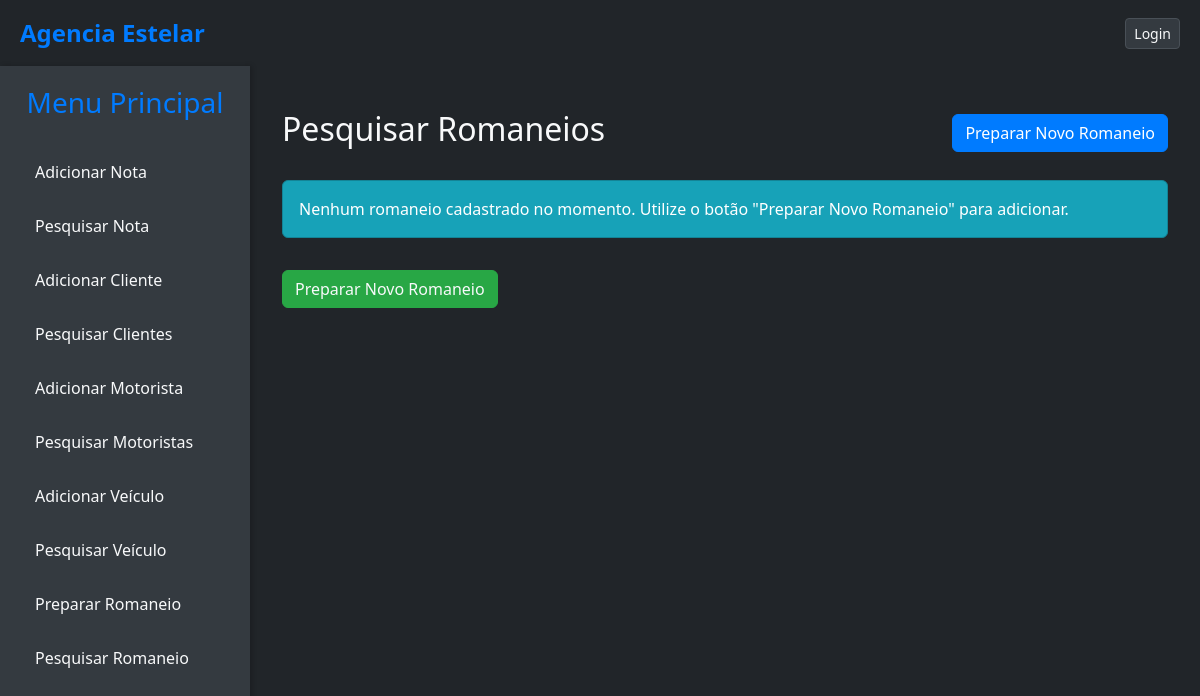
The page /notas/romaneios/ on the database as committed earlier.
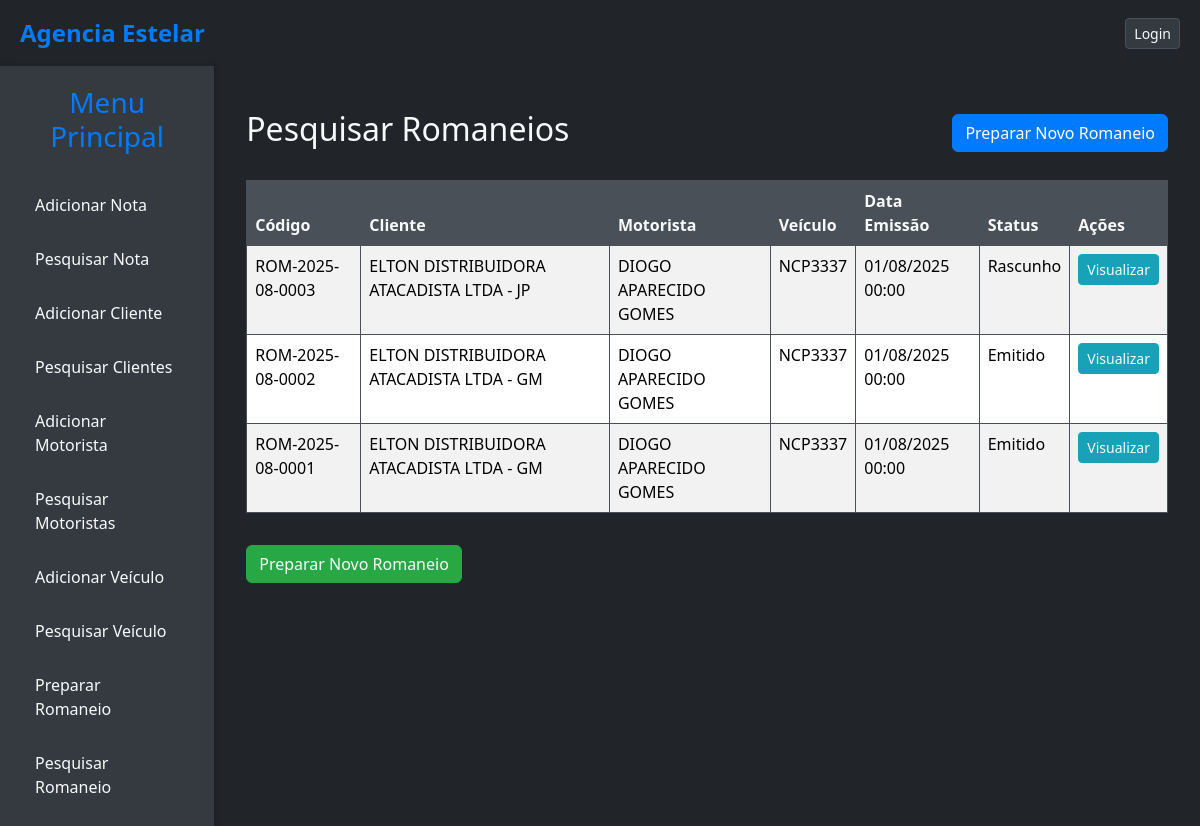
The same page on the database as committed later.
### notas/models.py (models this page shows, shortened)
class RomaneioViagem(models.Model):
    codigo = models.CharField(max_length=20, unique=True, verbose_name="Código do Romaneio")
    STATUS_ROMANEIO_CHOICES = [
        ('Rascunho', 'Rascunho'),
        ('Emitido', 'Emitido'),
    ]
    status = models.CharField(max_length=10, choices=STATUS_ROMANEIO_CHOICES, default='Rascunho', verbose_name="Status do Romaneio")
    cliente = models.ForeignKey(
        Cliente,
        on_delete=models.PROTECT,
        related_name='romaneios_cliente',
        verbose_name="Cliente"
    )
    veiculo = models.ForeignKey(
        Veiculo,
        on_delete=models.PROTECT,
        related_name='romaneios_veiculo',
        verbose_name="Unidade de Veículo"
    )
    motorista = models.ForeignKey(
        Motorista,
        on_delete=models.PROTECT,
        related_name='romaneios_motorista',
        verbose_name="Motorista"
    )
    notas_fiscais = models.ManyToManyField(
        NotaFiscal,
        related_name='romaneios_vinculados',
        blank=True,
        verbose_name="Notas Fiscais"
    )
    data_emissao = models.DateTimeField(default=timezone.now, verbose_name="Data de Emissão")
    observacoes = models.TextField(blank=True, null=True, verbose_name="Observações")
    class Meta:
        verbose_name = "Romaneio de Viagem"
        verbose_name_plural = "Romaneios de Viagem"
        ordering = ['-data_emissao', 'codigo']

class Cliente(models.Model):
    razao_social = models.CharField(max_length=255, unique=True, verbose_name="Razão Social") # Adicionado unique=True
    cnpj = models.CharField(max_length=18, unique=True, blank=True, null=True, verbose_name="CNPJ")
    nome_fantasia = models.CharField(max_length=255, blank=True, null=True, verbose_name="Nome Fantasia")
    inscricao_estadual = models.CharField(max_length=20, blank=True, null=True, verbose_name="Inscrição Estadual")
    endereco = models.CharField(max_length=255, blank=True, null=True, verbose_name="Endereço")
    numero = models.CharField(max_length=10, blank=True, null=True, verbose_name="Número")
    complemento = models.CharField(max_length=255, blank=True, null=True, verbose_name="Complemento")
    bairro = models.CharField(max_length=100, blank=True, null=True, verbose_name="Bairro")
    cidade = models.CharField(max_length=100, blank=True, null=True, verbose_name="Cidade")
    estado = models.CharField(max_length=2, blank=True, null=True, verbose_name="Estado (UF)")
    cep = models.CharField(max_length=9, blank=True, null=True, verbose_name="CEP")
    telefone = models.CharField(max_length=20, blank=True, null=True, verbose_name="Telefone")
    email = models.EmailField(blank=True, null=True, verbose_name="Email")
    STATUS_CHOICES = [
        ('Ativo', 'Ativo'),
        ('Inativo', 'Inativo'),
    ]
    status = models.CharField(max_length=10, choices=STATUS_CHOICES, default='Ativo', verbose_name="Status")
    class Meta:
        verbose_name = "Cliente"
        verbose_name_plural = "Clientes"
        ordering = ['razao_social']

class Motorista(models.Model):
    nome = models.CharField(max_length=255, verbose_name="Nome Completo")
    cpf = models.CharField(max_length=14, unique=True, verbose_name="CPF") # Ex: 000.000.000-00
    cnh = models.CharField(max_length=11, unique=True, blank=True, null=True, verbose_name="CNH")
    codigo_seguranca = models.CharField(max_length=10, blank=True, null=True, verbose_name="Código de Segurança CNH")
    vencimento_cnh = models.DateField(blank=True, null=True, verbose_name="Vencimento CNH")
    uf_emissao_cnh = models.CharField(max_length=2, blank=True, null=True, verbose_name="UF Emissão CNH")
    telefone = models.CharField(max_length=20, blank=True, null=True, verbose_name="Telefone")
    endereco = models.CharField(max_length=255, blank=True, null=True, verbose_name="Endereço")
    numero = models.CharField(max_length=10, blank=True, null=True, verbose_name="Número")
    bairro = models.CharField(max_length=100, blank=True, null=True, verbose_name="Bairro")
    cidade = models.CharField(max_length=100, blank=True, null=True, verbose_name="Cidade")
    estado = models.CharField(max_length=2, blank=True, null=True, verbose_name="Estado (UF)")
    cep = models.CharField(max_length=9, blank=True, null=True, verbose_name="CEP")
    data_nascimento = models.DateField(blank=True, null=True, verbose_name="Data de Nascimento")
    numero_consulta = models.CharField(max_length=50, blank=True, null=True, verbose_name="Número da Última Consulta")
    TIPO_COMPOSICAO_MOTORISTA_CHOICES = [
        ('Simples', 'Simples (Carro/Van/Truck)'),
        ('Carreta', 'Carreta (Caminhão Trator + 1 Reboque/Semi-reboque)'),
        ('Bi-trem', 'Bi-trem (Caminhão Trator + 2 Reboques/Semi-reboques)'),
    ]
    tipo_composicao_motorista = models.CharField(
        max_length=50,
        choices=TIPO_COMPOSICAO_MOTORISTA_CHOICES,
        default='Simples',
        verbose_name="Tipo de Composição que Dirige"
    )
    veiculo_principal = models.ForeignKey( # Caminhão Trator, Carro ou Van
        'Veiculo',
        on_delete=models.SET_NULL,
        blank=True,
        null=True,
        related_name='motoristas_veiculo_principal',
        verbose_name="Veículo Principal (Placa 1)"
    )
    reboque_1 = models.ForeignKey( # Primeiro Reboque/Semi-reboque (se Carreta ou Bi-trem)
        'Veiculo',
        on_delete=models.SET_NULL,
        blank=True,
        null=True,
        related_name='motoristas_reboque_1',
        verbose_name="Reboque 1 (Placa 2)"
    )
    reboque_2 = models.ForeignKey( # Segundo Reboque/Semi-reboque (se Bi-trem)
        'Veiculo',
        on_delete=models.SET_NULL,
        blank=True,
        null=True,
        related_name='motoristas_reboque_2',
        verbose_name="Reboque 2 (Placa 3)"
    )
    class Meta:
        verbose_name = "Motorista"
        verbose_name_plural = "Motoristas"
        ordering = ['nome']

class Veiculo(models.Model):
    TIPO_UNIDADE_CHOICES = [
        ('Carro', 'Carro'),
        ('Van', 'Van'),
        ('Truck', 'Caminhão Trator'),
        ('Reboque', 'Reboque'),
        ('Semi-reboque', 'Semi-reboque'),
    ]
    tipo_unidade = models.CharField(
        max_length=50,
        choices=TIPO_UNIDADE_CHOICES,
        default='Truck',
        verbose_name="Tipo da Unidade de Veículo"
    )
    placa = models.CharField(max_length=7, unique=True, verbose_name="Placa") # Max_length ajustado para 7 (Mercosul)
    pais = models.CharField(max_length=50, default='Brasil', verbose_name="País")
    estado = models.CharField(max_length=2, blank=True, null=True, verbose_name="Estado (UF)")
    cidade = models.CharField(max_length=100, blank=True, null=True, verbose_name="Cidade")
    chassi = models.CharField(max_length=17, unique=True, blank=True, null=True, verbose_name="Chassi") # Max_length ajustado para 17
    renavam = models.CharField(max_length=11, unique=True, blank=True, null=True, verbose_name="Renavam")
    rntrc = models.CharField(max_length=12, blank=True, null=True, verbose_name="RNTRC")
    ano_fabricacao = models.IntegerField(blank=True, null=True, verbose_name="Ano de Fabricação")
    marca = models.CharField(max_length=100, blank=True, null=True, verbose_name="Marca")
    modelo = models.CharField(max_length=100, blank=True, null=True, verbose_name="Modelo")
    proprietario_cpf_cnpj = models.CharField(max_length=18, blank=True, null=True, verbose_name="CPF/CNPJ do Proprietário")
    proprietario_nome_razao_social = models.CharField(max_length=255, blank=True, null=True, verbose_name="Nome/Razão Social do Proprietário")
    proprietario_rg_ie = models.CharField(max_length=20, blank=True, null=True, verbose_name="RG/IE do Proprietário")
    proprietario_telefone = models.CharField(max_length=20, blank=True, null=True, verbose_name="Telefone do Proprietário")
    proprietario_endereco = models.CharField(max_length=255, blank=True, null=True, verbose_name="Endereço do Proprietário")
    proprietario_numero = models.CharField(max_length=10, blank=True, null=True, verbose_name="Número do Proprietário")
    proprietario_bairro = models.CharField(max_length=100, blank=True, null=True, verbose_name="Bairro do Proprietário")
    proprietario_cidade = models.CharField(max_length=100, blank=True, null=True, verbose_name="Cidade do Proprietário")
    proprietario_estado = models.CharField(max_length=2, blank=True, null=True, verbose_name="Estado do Proprietário (UF)")
    proprietario_cep = models.CharField(max_length=9, blank=True, null=True, verbose_name="CEP do Proprietário")
    class Meta:
        verbose_name = "Unidade de Veículo"
        verbose_name_plural = "Unidades de Veículos"
        ordering = ['placa']

### notas/views.py (the view)
# urls.py: path('romaneios/', views.listar_romaneios, name='listar_romaneios'),
def listar_romaneios(request):
    romaneios = RomaneioViagem.objects.all().order_by('-data_emissao', '-codigo')
    return render(request, 'notas/listar_romaneios.html', {'romaneios': romaneios})

### notas/templates/notas/listar_romaneios.html (shortened to what this page needs)
{% extends 'base.html' %}
{% block content %}
<div class="container mt-4">
    <div class="d-flex justify-content-between align-items-center mb-4">
        <h2>Pesquisar Romaneios</h2>
        <a href="{% url 'notas:adicionar_romaneio' %}" class="btn btn-primary">Preparar Novo Romaneio</a>
    </div>
    {% if romaneios %}
        <div class="table-responsive">
            <table class="table table-striped table-bordered">
                <thead class="table-dark">
                    <tr>
                        <th>Código</th>
                        <th>Cliente</th>
                        <th>Motorista</th>
                        <th>Veículo</th>
                        <th>Data Emissão</th>
                        <th>Status</th>
                        <th>Ações</th>
                    </tr>
                </thead>
                <tbody>
                    {% for romaneio in romaneios %}
                        <tr>
                            <td>{{ romaneio.codigo }}</td>
                            <td>{{ romaneio.cliente.razao_social }}</td>
                            <td>{{ romaneio.motorista.nome }}</td>
                            <td>{{ romaneio.veiculo.placa }}</td>
                            <td>{{ romaneio.data_emissao|date:"d/m/Y H:i" }}</td>
                            <td>{{ romaneio.get_status_display }}</td>
                            <td>
                                <a href="{% url 'notas:detalhes_romaneio' romaneio.pk %}" class="btn btn-sm btn-info">Visualizar</a>
                            </td>
                        </tr>
                    {% endfor %}
                </tbody>
            </table>
        </div>
    {% else %}
        <p class="alert alert-info">Nenhum romaneio cadastrado no momento. Utilize o botão "Preparar Novo Romaneio" para adicionar.</p>
    {% endif %}
    <a href="{% url 'notas:adicionar_romaneio' %}" class="btn btn-success mt-3">Preparar Novo Romaneio</a>
</div>
{% endblock %}

Rows that differ between the two databases and show on the page:
added RomaneioViagem: codigo "ROM-2025-08-0003", cliente.razao_social "ELTON DISTRIBUIDORA ATACADISTA LTDA - JP", motorista.nome "DIOGO APARECIDO GOMES", veiculo.placa "NCP3337", data_emissao "01/08/2025 00:00", status "Rascunho"
added RomaneioViagem: codigo "ROM-2025-08-0002", cliente.razao_social "ELTON DISTRIBUIDORA ATACADISTA LTDA - GM", motorista.nome "DIOGO APARECIDO GOMES", veiculo.placa "NCP3337", data_emissao "01/08/2025 00:00", status "Emitido"
added RomaneioViagem: codigo "ROM-2025-08-0001", cliente.razao_social "ELTON DISTRIBUIDORA ATACADISTA LTDA - GM", motorista.nome "DIOGO APARECIDO GOMES", veiculo.placa "NCP3337", data_emissao "01/08/2025 00:00", status "Emitido"
Other text that changed with them:
text no longer shown: "Nenhum romaneio cadastrado no momento. Utilize o botão \"Preparar Novo Romaneio\" para adicionar."
text now shown: "Código Cliente Motorista Veículo Data Emissão Status Ações"
